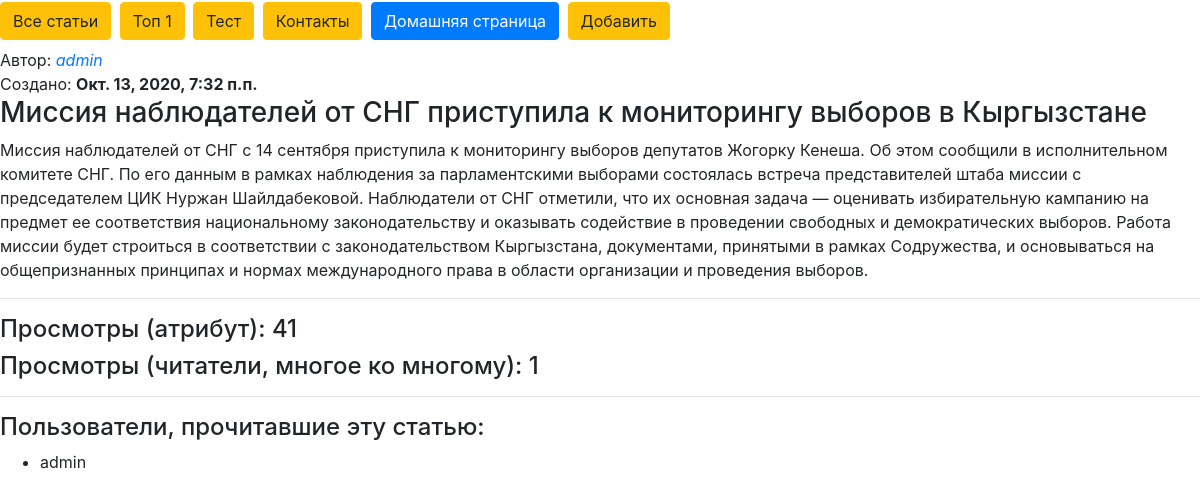
Screenshot of /article/2/ with the database file from the repository.
### core/models.py (models this page shows)
class Article(models.Model):
    title = models.CharField(max_length=255)
    text = models.TextField(verbose_name="Текст статьи")
    views = models.IntegerField(default=0)
    created_date = models.DateTimeField(
        auto_now_add=True, null=True, )
    updated_date = models.DateTimeField(
        auto_now=True, null=True, )
    publicated = models.BooleanField(default=True)
    short_description = models.TextField(
        null = True, blank=True, verbose_name="Краткое описание" )
    author = models.ForeignKey(
        to=User,
        on_delete=models.SET_NULL,
        null=True, blank=False,
        verbose_name="Автор",
        related_name="created_article"
    )
    readers = models.ManyToManyField(
        to=User,
        blank=True,
        verbose_name="Читатели",
        related_name="readed_article"
    )
    rating = models.DecimalField(
        max_digits=8,
        decimal_places=2,
        default=0,
    )

### core/views.py (the view)
# urls.py: path("<id>/", article, name="article-fbv"),
def article(request, id):
    try:
        article_object = Article.objects.get(id=id)
    except Article.DoesNotExist:
        raise Http404("Такой статьи нет")
    if request.method == "POST":
        article_object.delete()
        return redirect(homepage)
    article_object.views += 1
    user = request.user
    if user.is_authenticated:
        article_object.readers.add(user)
        article_object.save()
    return render(request, "article.html", {"article": article_object})

### core/templates/article.html (shortened to what this page needs)
{% extends 'base.html' %}
{% block content %}
    {% if article.author %}
        Автор:
            <a href="{% url 'profile' article.author.profile.id %}">
                <i>{{ article.author }}</i>
            </a>
        <br>
    {% endif %}
    Создано: <b>{{ article.created_date }}</b>
    <h3>{{ article.title }}</h3>
    <div>{{ article.text }}</div>
    <hr>
    <h4>Просмотры (атрибут): {{ article.views }}</h4>
    <h4>Просмотры (читатели, многое ко многому): {{ article.readers.count }} </h4>
    <hr>
    <h4>Пользователи, прочитавшие эту статью:</h4>
    <ul>
    {% for user in article.readers.all %}
        <li>{{ user.username }}</li>
    {% endfor %}
    </ul>
{% endblock %}

### core/static/css/mystyle.css (style rules this page uses)
a { text-decoration: none; }

### rows the page displays
Article: author "admin", created_date "Окт. 13, 2020, 7:32 п.п.", title "Миссия наблюдателей от СНГ приступила к мониторингу выборов в Кыргызстане", text "Миссия наблюдателей от СНГ с 14 сентября приступила к мониторингу выборов депутатов Жогорку Кенеша. Об этом сообщили в исполнительном комитете СНГ. По его данным в рамках наблюдения за парламентскими выборами состоялась встреча представителей штаба миссии с председателем ЦИК Нуржан Шайлдабековой. Наблюдатели от СНГ отметили, что их основная задача — оценивать избирательную кампанию на предмет ее соответствия национальному законодательству и оказывать содействие в проведении свободных и демократических выборов. Работа миссии будет строиться в соответствии с законодательством Кыргызстана, документами, принятыми в рамках Содружества, и основываться на общепризнанных принципах и нормах…", views "41", readers.count "1"

### other values shown
{{ user.username }} "admin"
